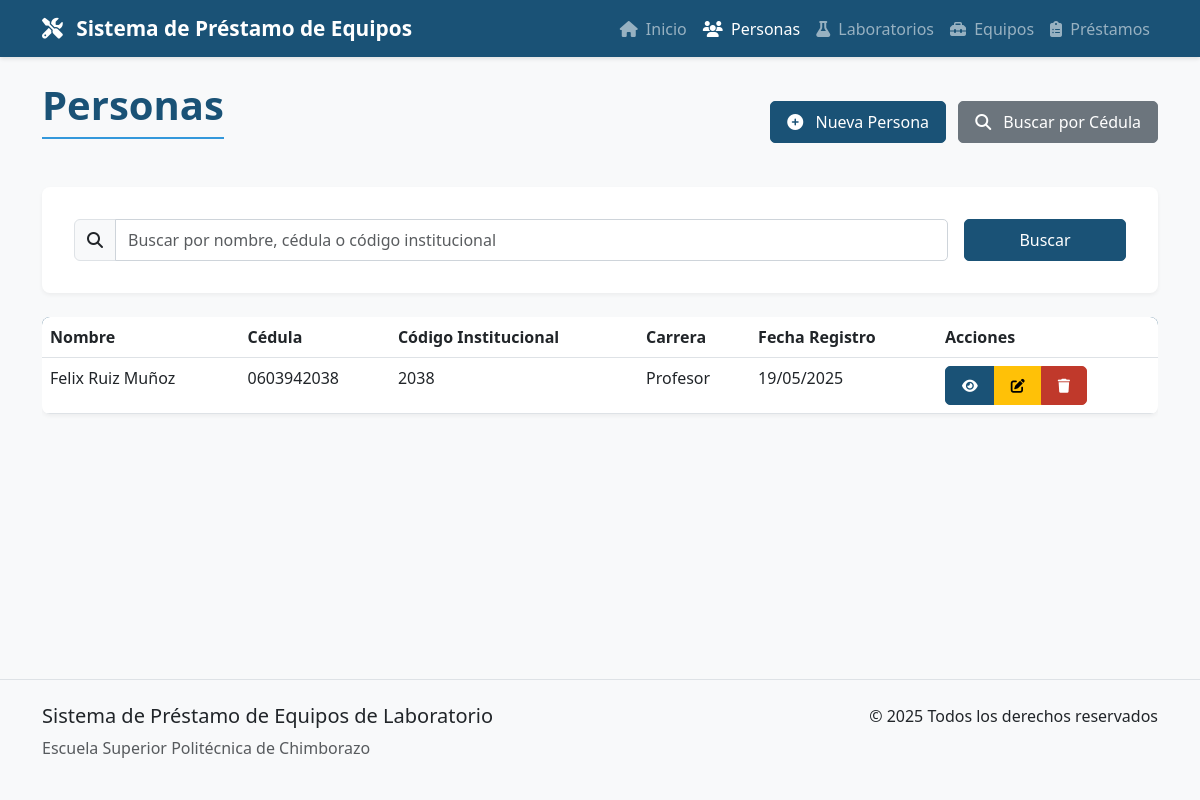
The page /personas/ on the database its author committed.
### prestamos/models.py (models this page shows, shortened)
class Persona(models.Model):
    CARRERA_CHOICES = [
        ('INDUSTRIAL', 'Ingeniería Industrial'),
        ('MECANICA', 'Ingeniería Mecánica'),
        ('MANTENIMIENTO', 'Ingeniería en Mantenimiento Industrial'),
        ('AUTOMOTRIZ', 'Ingeniería Automotriz'),
        ('PROFESOR', 'Profesor'),
    ]
    nombre = models.CharField(max_length=100, verbose_name="Nombre Completo")
    cedula = models.CharField(max_length=15, unique=True, verbose_name="Número de Cédula")
    codigo_institucional = models.CharField(max_length=20, blank=True, null=True, verbose_name="Código Institucional")
    carrera = models.CharField(max_length=20, choices=CARRERA_CHOICES, verbose_name="Carrera")
    fecha_registro = models.DateTimeField(auto_now_add=True, verbose_name="Fecha de Registro")
    class Meta:
        verbose_name = "Persona"
        verbose_name_plural = "Personas"
        ordering = ['nombre']

### prestamos/views.py (the view)
# urls.py: path('personas/', views.PersonaListView.as_view(), name='persona_list'),
class PersonaListView(ListView):
    model = Persona
    template_name = 'prestamos/persona_list.html'
    context_object_name = 'personas'
    paginate_by = 10
    def get_queryset(self):
        queryset = super().get_queryset()
        busqueda = self.request.GET.get('busqueda', '')
        if busqueda:
            queryset = queryset.filter(
                Q(nombre__icontains=busqueda) |
                Q(cedula__icontains=busqueda) |
                Q(codigo_institucional__icontains=busqueda)
            )
        return queryset
    def get_context_data(self, **kwargs):
        context = super().get_context_data(**kwargs)
        context['busqueda'] = self.request.GET.get('busqueda', '')
        return context

### templates/prestamos/persona_list.html (shortened to what this page needs)
{% extends 'base.html' %}
{% load static %}
{% load crispy_forms_tags %}
{% block page_title %}Personas{% endblock %}
{% block page_actions %}
<a href="{% url 'persona_create' %}" class="btn btn-primary">
    <i class="fas fa-plus-circle me-2"></i> Nueva Persona
</a>
<a href="{% url 'buscar_persona' %}" class="btn btn-secondary ms-2">
    <i class="fas fa-search me-2"></i> Buscar por Cédula
</a>
{% endblock %}
{% block content %}
<div class="card search-container mb-4">
    <div class="card-body">
        <form method="get" class="row g-3">
            <div class="col-md-10">
                <div class="input-group">
                    <span class="input-group-text"><i class="fas fa-search"></i></span>
                    <input type="text" name="busqueda" class="form-control" placeholder="Buscar por nombre, cédula o código institucional" value="{{ busqueda }}">
                </div>
            </div>
            <div class="col-md-2">
                <button type="submit" class="btn btn-primary w-100">Buscar</button>
            </div>
        </form>
    </div>
</div>
{% if personas %}
<div class="table-responsive">
    <table class="table table-hover">
        <thead>
            <tr>
                <th>Nombre</th>
                <th>Cédula</th>
                <th>Código Institucional</th>
                <th>Carrera</th>
                <th>Fecha Registro</th>
                <th>Acciones</th>
            </tr>
        </thead>
        <tbody>
            {% for persona in personas %}
            <tr>
                <td>{{ persona.nombre }}</td>
                <td>{{ persona.cedula }}</td>
                <td>{{ persona.codigo_institucional|default:"-" }}</td>
                <td>{{ persona.get_carrera_display }}</td>
                <td>{{ persona.fecha_registro|date:"d/m/Y" }}</td>
                <td>
                    <div class="btn-group" role="group">
                        <a href="{% url 'persona_detail' persona.id %}" class="btn btn-sm btn-primary" title="Ver detalles">
                            <i class="fas fa-eye"></i>
                        </a>
                        <a href="{% url 'persona_update' persona.id %}" class="btn btn-sm btn-warning" title="Editar">
                            <i class="fas fa-edit"></i>
                        </a>
                        <a href="{% url 'persona_delete' persona.id %}" class="btn btn-sm btn-danger" title="Eliminar">
                            <i class="fas fa-trash"></i>
                        </a>
                    </div>
                </td>
            </tr>
            {% endfor %}
        </tbody>
    </table>
</div>
{% else %}
<div class="alert alert-info">
    <i class="fas fa-info-circle me-2"></i> No se encontraron personas registradas.
</div>
{% endif %}
{% endblock %}

### static/css/main.css (style rules this page uses)
:root { --primary-color: #1a5276; --secondary-color: #2874a6; --accent-color: #3498db; --success-color: #27ae60; --warning-color: #f39c12; --danger-color: #c0392b; --light-color: #ecf0f1; --dark-color: #2c3e50; --gray-color: #95a5a6; }
body { font-family: 'Segoe UI', Tahoma, Geneva, Verdana, sans-serif; display: flex; flex-direction: column; min-height: 100vh; background-color: #f8f9fa; }
.card { border: none; border-radius: 10px; box-shadow: 0 4px 6px rgba(0, 0, 0, 0.1); transition: transform 0.3s ease, box-shadow 0.3s ease; margin-bottom: 1.5rem; }
.btn { border-radius: 5px; font-weight: 500; padding: 0.5rem 1rem; transition: all 0.3s ease; }
.btn-primary { background-color: var(--primary-color); border-color: var(--primary-color); }
.btn-danger { background-color: var(--danger-color); border-color: var(--danger-color); }
.table { box-shadow: 0 2px 4px rgba(0, 0, 0, 0.05); border-radius: 8px; overflow: hidden; }
.table thead { background-color: var(--primary-color); color: white; }
.form-control, .form-select { border-radius: 5px; border: 1px solid #ced4da; padding: 0.5rem 0.75rem; transition: border-color 0.3s ease, box-shadow 0.3s ease; }
.search-container { background-color: white; border-radius: 8px; padding: 1rem; margin-bottom: 1.5rem; box-shadow: 0 2px 4px rgba(0, 0, 0, 0.05); }

### rows shown on the page
Persona: nombre "Felix Ruiz Muñoz", cedula "0603942038", codigo_institucional "2038", carrera "Profesor", fecha_registro "19/05/2025"
